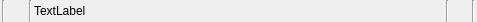
<?xml version="1.0" encoding="UTF-8"?>
<ui version="4.0">
 <class>wgSceneNode</class>
 <widget class="QWidget" name="wgSceneNode">
  <property name="geometry">
   <rect>
    <x>0</x>
    <y>0</y>
    <width>477</width>
    <height>22</height>
   </rect>
  </property>
  <property name="windowTitle">
   <string>SceneNode</string>
  </property>
  <layout class="QGridLayout" name="gridLayout">
   <property name="margin">
    <number>0</number>
   </property>
   <property name="spacing">
    <number>0</number>
   </property>
   <item row="0" column="0">
    <layout class="QHBoxLayout" name="hlSceneNode">
     <property name="spacing">
      <number>2</number>
     </property>
     <property name="leftMargin">
      <number>2</number>
     </property>
     <property name="topMargin">
      <number>0</number>
     </property>
     <property name="rightMargin">
      <number>2</number>
     </property>
     <property name="bottomMargin">
      <number>0</number>
     </property>
     <item>
      <widget class="Line" name="line_2">
       <property name="orientation">
        <enum>Qt::Vertical</enum>
       </property>
      </widget>
     </item>
     <item>
      <widget class="QPushButton" name="pbIcon">
       <property name="maximumSize">
        <size>
         <width>20</width>
         <height>20</height>
        </size>
       </property>
       <property name="text">
        <string/>
       </property>
       <property name="iconSize">
        <size>
         <width>20</width>
         <height>20</height>
        </size>
       </property>
       <property name="flat">
        <bool>true</bool>
       </property>
      </widget>
     </item>
     <item>
      <widget class="Line" name="line">
       <property name="orientation">
        <enum>Qt::Vertical</enum>
       </property>
      </widget>
     </item>
     <item>
      <widget class="QLabel" name="lSceneNode">
       <property name="text">
        <string>TextLabel</string>
       </property>
      </widget>
     </item>
     <item>
      <spacer name="horizontalSpacer">
       <property name="orientation">
        <enum>Qt::Horizontal</enum>
       </property>
       <property name="sizeHint" stdset="0">
        <size>
         <width>40</width>
         <height>20</height>
        </size>
       </property>
      </spacer>
     </item>
     <item>
      <widget class="Line" name="line_4">
       <property name="maximumSize">
        <size>
         <width>2</width>
         <height>16777215</height>
        </size>
       </property>
       <property name="orientation">
        <enum>Qt::Vertical</enum>
       </property>
      </widget>
     </item>
     <item>
      <widget class="QPushButton" name="pbEnable">
       <property name="maximumSize">
        <size>
         <width>20</width>
         <height>20</height>
        </size>
       </property>
       <property name="text">
        <string/>
       </property>
       <property name="iconSize">
        <size>
         <width>20</width>
         <height>20</height>
        </size>
       </property>
       <property name="checkable">
        <bool>true</bool>
       </property>
       <property name="flat">
        <bool>true</bool>
       </property>
      </widget>
     </item>
     <item>
      <widget class="Line" name="line_5">
       <property name="orientation">
        <enum>Qt::Vertical</enum>
       </property>
      </widget>
     </item>
    </layout>
   </item>
  </layout>
 </widget>
 <resources/>
 <connections/>
</ui>
